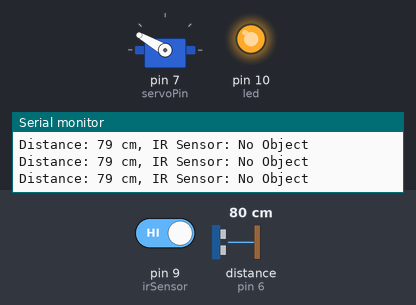
This sketch was run on a simulated Arduino Uno, built with avr-gcc and run on an emulated ATmega328P. On the bench: servo, output pins drawn as LEDs (lit = HIGH), the last lines printed to the serial monitor. Wiring (inferred from the names in the program): ultrasonic range finder: trigger pin 5; echo pin 6. The test bench sets the inputs (shaded band); at power-on: distance to the obstacle (sensor on pin 6) 80 cm, pin 9 (irSensor) HIGH. The echo pulse lasts 58.3 µs per cm; pins used as bus, display or sensor lines are not drawn.

Above: at 1.3 s.
1.4 s: distance to the obstacle (sensor on pin 6) set to 54 cm
4.4 s: distance to the obstacle (sensor on pin 6) set to 46 cm
At 5.0 s:
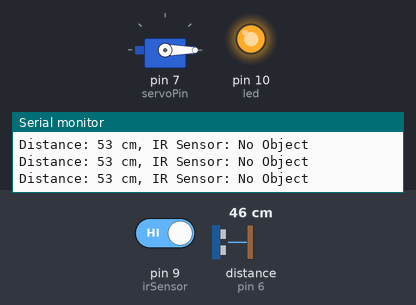
5.9 s: distance to the obstacle (sensor on pin 6) set to 8 cm
8.9 s: distance to the obstacle (sensor on pin 6) set to 5 cm
11.9 s: distance to the obstacle (sensor on pin 6) set to 9 cm
At 13.6 s:
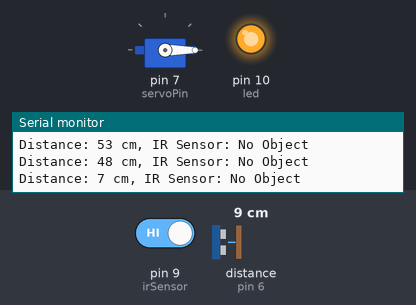
Timing chart, 0 to 15.0 s (numbered marks = the images above; inputs shaded):
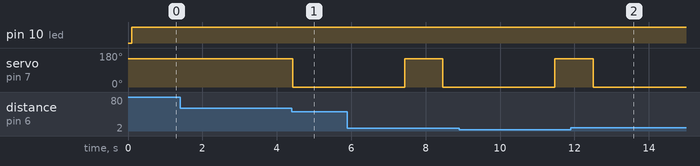

Measured:
- the behaviour switches between 51 and 50 cm on distance to the obstacle (sensor on pin 6) (found by bisection; images 0 and 1)
- after the input at 4.4 s, servo on pin 7 (servoPin): 150° → 0° at once
- after the input at 11.9 s, servo on pin 7 (servoPin): 150° → 0° after 0.60 s

The sketch:

smart_Dustbi.ino
```cpp
//Aurdino Based code


#include <Servo.h>

Servo servo;
int trigPin = 5;
int echoPin = 6;
int servoPin = 7;
int irSensor = 9;
int led = 10;
long duration, dist, average;
long aver[3];

void setup() {
    Serial.begin(9600);
    servo.attach(servoPin);
    pinMode(trigPin, OUTPUT);
    pinMode(echoPin, INPUT);
    pinMode(irSensor, INPUT_PULLUP);  // Fix: Enable pull-up to prevent floating values
    pinMode(led, OUTPUT);
    servo.write(150);  // Start in closed position
    delay(100);
}

void measure() {
    digitalWrite(led, HIGH);
    digitalWrite(trigPin, LOW);
    delayMicroseconds(5);
    digitalWrite(trigPin, HIGH);
    delayMicroseconds(15);
    digitalWrite(trigPin, LOW);
    duration = pulseIn(echoPin, HIGH);
    dist = (duration / 2) / 29.1;

    if (dist < 5 || dist > 1000) {
        dist = 1000;
    }
}

void loop() {
    for (int i = 0; i < 3; i++) {
        measure();
        aver[i] = dist;
        delay(10);
    }
    dist = (aver[0] + aver[1] + aver[2]) / 3;

    int irState = digitalRead(irSensor);

    if ((dist > 5 && dist < 50) || irState == LOW) {
        servo.write(0);
        delay(3000);
        servo.write(150);
        delay(1000);
    }

    Serial.print("Distance: ");
    Serial.print(dist);
    Serial.print(" cm, IR Sensor: ");
    Serial.println(irState == LOW ? "Detected" : "No Object");
}
```
